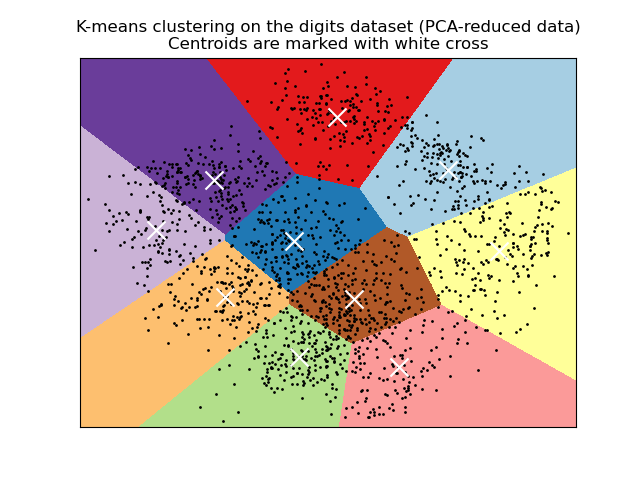

The script that saved this image:
import pickle
import numpy as np
from sklearn.datasets import load_digits

data, labels = load_digits(return_X_y=True)
(n_samples, n_features), n_digits = data.shape, np.unique(labels).size

print(
    f"# digits: {n_digits}; # samples: {n_samples}; # features {n_features}"
)

stit=f"# digits: {n_digits}; # samples: {n_samples}; # features {n_features}"
result=stit+"\n"


from time import time
from sklearn import metrics
from sklearn.pipeline import make_pipeline
from sklearn.preprocessing import StandardScaler


def bench_k_means(kmeans, name, data, labels):
    t0 = time()
    estimator = make_pipeline(StandardScaler(), kmeans).fit(data)
    fit_time = time() - t0
    results = [name, fit_time, estimator[-1].inertia_]

    # Define the metrics which require only the true labels and estimator
    # labels
    clustering_metrics = [
        metrics.homogeneity_score,
        metrics.completeness_score,
        metrics.v_measure_score,
        metrics.adjusted_rand_score,
        metrics.adjusted_mutual_info_score,
    ]
    results += [m(labels, estimator[-1].labels_) for m in clustering_metrics]

    # The silhouette score requires the full dataset
    results += [
        metrics.silhouette_score(data, estimator[-1].labels_,
                                 metric="euclidean", sample_size=300,)
    ]

    # Show the results
    formatter_result = ("{:9s}\t{:.3f}s\t{:.0f}\t{:.3f}\t{:.3f}"
                        "\t{:.3f}\t{:.3f}\t{:.3f}\t{:.3f}")
    ss= formatter_result.format(*results)
    print(formatter_result.format(*results))
    return ss


from sklearn.cluster import KMeans
from sklearn.decomposition import PCA

print(82 * '_')
print('init\t\ttime\tinertia\thomo\tcompl\tv-meas\tARI\tAMI\tsilhouette')
sinit='init\t\ttime\tinertia\thomo\tcompl\tv-meas\tARI\tAMI\tsilhouette\n'
result+=sinit

kmeans = KMeans(init="k-means++", n_clusters=n_digits, n_init=4,
                random_state=0)
skpp=bench_k_means(kmeans=kmeans, name="k-means++", data=data, labels=labels)
result+=(skpp+'\n')

kmeans = KMeans(init="random", n_clusters=n_digits, n_init=4, random_state=0)
skmeans=bench_k_means(kmeans=kmeans, name="random", data=data, labels=labels)
result+=(skmeans+'\n')

pca = PCA(n_components=n_digits).fit(data)
kmeans = KMeans(init=pca.components_, n_clusters=n_digits, n_init=1)

spca=bench_k_means(kmeans=kmeans, name="PCA-based", data=data, labels=labels)
result+=(spca+'\n')
print(82 * '_')

import matplotlib.pyplot as plt

reduced_data = PCA(n_components=2).fit_transform(data)

fname = 'trained_model.mdl'
with open(fname, 'rb') as f:
    kmeans=pickle.load(f)

# Step size of the mesh. Decrease to increase the quality of the VQ.
h = .02     # point in the mesh [x_min, x_max]x[y_min, y_max].

# Plot the decision boundary. For that, we will assign a color to each
x_min, x_max = reduced_data[:, 0].min() - 1, reduced_data[:, 0].max() + 1
y_min, y_max = reduced_data[:, 1].min() - 1, reduced_data[:, 1].max() + 1
xx, yy = np.meshgrid(np.arange(x_min, x_max, h), np.arange(y_min, y_max, h))

# Obtain labels for each point in mesh. Use last trained model.
Z = kmeans.predict(np.c_[xx.ravel(), yy.ravel()])

# Put the result into a color plot
Z = Z.reshape(xx.shape)
plt.figure(1)
plt.clf()
plt.imshow(Z, interpolation="nearest",
           extent=(xx.min(), xx.max(), yy.min(), yy.max()),
           cmap=plt.cm.Paired, aspect="auto", origin="lower")

plt.plot(reduced_data[:, 0], reduced_data[:, 1], 'k.', markersize=2)
# Plot the centroids as a white X
centroids = kmeans.cluster_centers_
plt.scatter(centroids[:, 0], centroids[:, 1], marker="x", s=169, linewidths=3,
            color="w", zorder=10)
plt.title("K-means clustering on the digits dataset (PCA-reduced data)\n"
          "Centroids are marked with white cross")
plt.xlim(x_min, x_max)
plt.ylim(y_min, y_max)
plt.xticks(())
plt.yticks(())
#plt.show()
plt.savefig('predict.png')

fid=open('result.dat','w')
fid.write(result)
fid.close()

